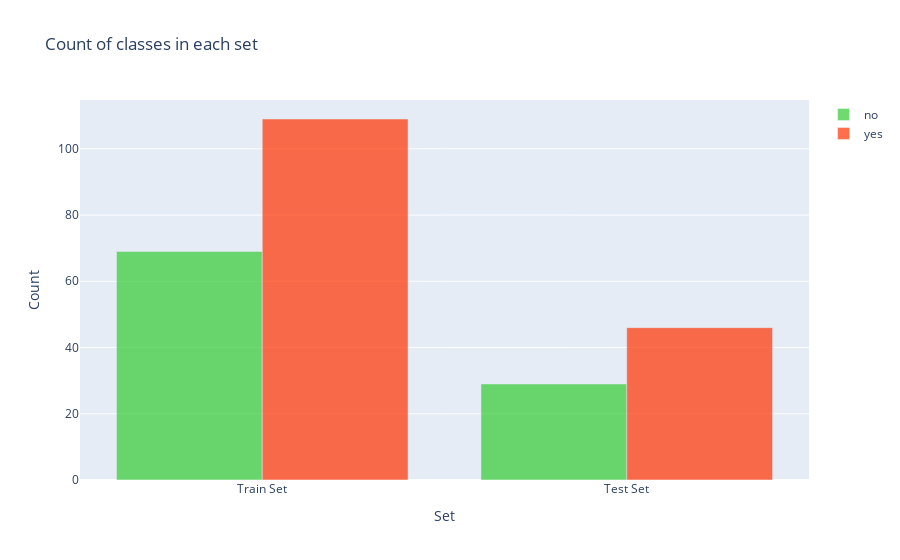

Notebook code cell kept with this figure:
### Code cell
y = dict()
y[0] = []
y[1] = []
for set_name in (y_train, y_test):
    y[0].append(np.sum(set_name == 0))
    y[1].append(np.sum(set_name == 1))

trace0 = go.Bar(
    x=['Train Set', 'Test Set'],
    y=y[0],
    name='no',
    marker=dict(color='#33cc33'),
    opacity=0.7
)
trace1 = go.Bar(
    x=['Train Set', 'Test Set'],
    y=y[1],
    name='yes',
    marker=dict(color='#ff3300'),
    opacity=0.7
)
data = [trace0, trace1]
layout = go.Layout(
    title='Count of classes in each set',
    xaxis={'title': 'Set'},
    yaxis={'title': 'Count'}
)
fig = go.Figure(data, layout)
iplot(fig)

### Figure 1 — Plotly figure (JSON) as saved in the notebook; plotly's stock layout.template omitted (floating-point values rounded to 4 significant figures)
{"data": [{"opacity": 0.7, "name": "no", "y": [69, 29], "marker": {"color": "#33cc33"}, "x": ["Train Set", "Test Set"], "type": "bar"}, {"opacity": 0.7, "name": "yes", "y": [109, 46], "marker": {"color": "#ff3300"}, "x": ["Train Set", "Test Set"], "type": "bar"}], "layout": {"yaxis": {"title": {"text": "Count"}}, "xaxis": {"title": {"text": "Set"}}, "title": {"text": "Count of classes in each set"}}}
